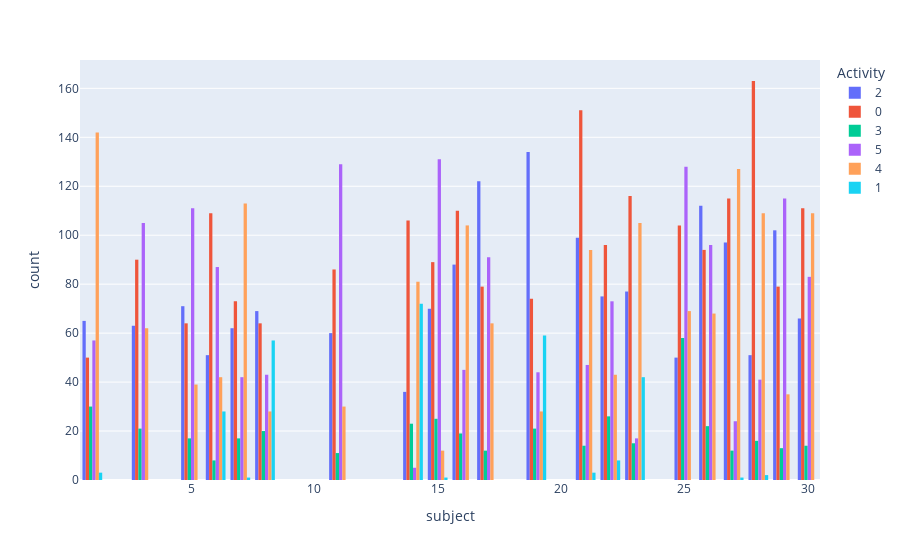

The code cell stored with this chart in its notebook:
### Code cell
#Count Activity for each subject
data['subject'] = train.subject
px.histogram(data_frame=data, x="subject", color="Activity", barmode='group')

### Figure 1 — Plotly figure (JSON) as saved in the notebook; plotly's stock layout.template omitted (floating-point values rounded to 4 significant figures; data arrays with more than 128 entries replaced by an {"elided": "..."} marker saying what was removed)
{"data": [{"alignmentgroup": "True", "bingroup": "x", "hovertemplate": "Activity=2<br>subject=%{x}<br>count=%{y}<extra></extra>", "legendgroup": "2", "marker": {"color": "#636efa", "pattern": {"shape": ""}}, "name": "2", "offsetgroup": "2", "orientation": "v", "showlegend": true, "type": "histogram", "x": {"elided": "1620 int values"}, "xaxis": "x", "yaxis": "y"}, {"alignmentgroup": "True", "bingroup": "x", "hovertemplate": "Activity=0<br>subject=%{x}<br>count=%{y}<extra></extra>", "legendgroup": "0", "marker": {"color": "#EF553B", "pattern": {"shape": ""}}, "name": "0", "offsetgroup": "0", "orientation": "v", "showlegend": true, "type": "histogram", "x": {"elided": "2023 int values"}, "xaxis": "x", "yaxis": "y"}, {"alignmentgroup": "True", "bingroup": "x", "hovertemplate": "Activity=3<br>subject=%{x}<br>count=%{y}<extra></extra>", "legendgroup": "3", "marker": {"color": "#00cc96", "pattern": {"shape": ""}}, "name": "3", "offsetgroup": "3", "orientation": "v", "showlegend": true, "type": "histogram", "x": {"elided": "414 int values"}, "xaxis": "x", "yaxis": "y"}, {"alignmentgroup": "True", "bingroup": "x", "hovertemplate": "Activity=5<br>subject=%{x}<br>count=%{y}<extra></extra>", "legendgroup": "5", "marker": {"color": "#ab63fa", "pattern": {"shape": ""}}, "name": "5", "offsetgroup": "5", "orientation": "v", "showlegend": true, "type": "histogram", "x": {"elided": "1514 int values"}, "xaxis": "x", "yaxis": "y"}, {"alignmentgroup": "True", "bingroup": "x", "hovertemplate": "Activity=4<br>subject=%{x}<br>count=%{y}<extra></extra>", "legendgroup": "4", "marker": {"color": "#FFA15A", "pattern": {"shape": ""}}, "name": "4", "offsetgroup": "4", "orientation": "v", "showlegend": true, "type": "histogram", "x": {"elided": "1504 int values"}, "xaxis": "x", "yaxis": "y"}, {"alignmentgroup": "True", "bingroup": "x", "hovertemplate": "Activity=1<br>subject=%{x}<br>count=%{y}<extra></extra>", "legendgroup": "1", "marker": {"color": "#19d3f3", "pattern": {"shape": ""}}, "name": "1", "offsetgroup": "1", "orientation": "v", "showlegend": true, "type": "histogram", "x": {"elided": "277 int values"}, "xaxis": "x", "yaxis": "y"}], "layout": {"barmode": "group", "legend": {"title": {"text": "Activity"}, "tracegroupgap": 0}, "margin": {"t": 60}, "xaxis": {"anchor": "y", "domain": [0, 1], "title": {"text": "subject"}}, "yaxis": {"anchor": "x", "domain": [0, 1], "title": {"text": "count"}}}}
